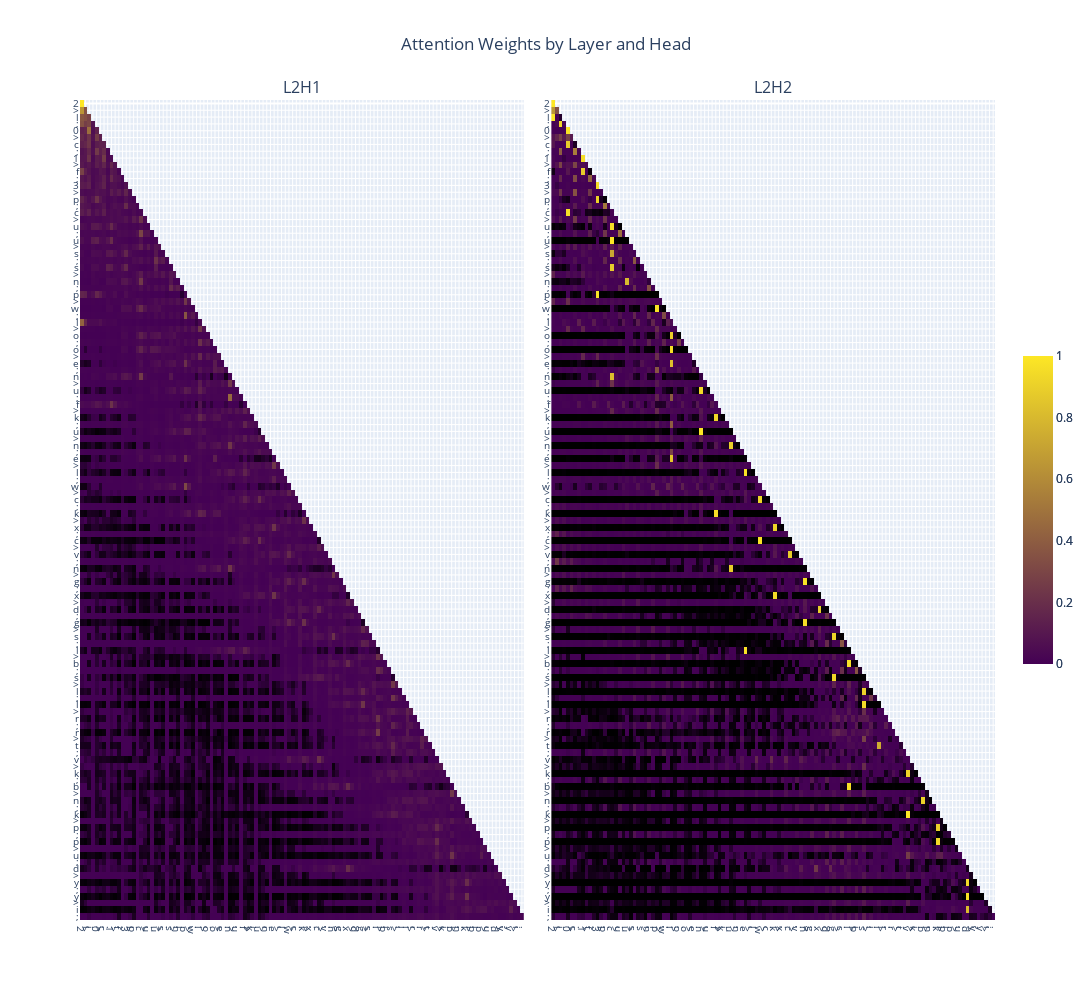

Write notebook code for a chart like this one.
### Markdown cell above
### Layer 2

### Code cell
weights = [attn_weight.detach().cpu().numpy()[0] for attn_weight in attn_weights]
plotly_fig = get_fig(weights, list(prompt), selected_layers=[1], selected_heads=[0, 1], selected_x_toks=list(range(120)), selected_y_toks=list(range(120)))
plotly_fig.show()

### Figure 1 — Plotly figure (JSON) as saved in the notebook; plotly's stock layout.template omitted (floating-point values rounded to 4 significant figures; data arrays with more than 128 entries replaced by an {"elided": "..."} marker saying what was removed)
{"data": [{"colorbar": {"len": 0.4}, "colorscale": [[0, "black"], [0.001, "rgb(68,1,84)"], [1, "rgb(253,231,37)"]], "type": "heatmap", "x": [0, 1, 2, 3, 4, 5, 6, 7, 8, 9, 10, 11, 12, 13, 14, 15, 16, 17, 18, 19, 20, 21, 22, 23, 24, 25, 26, 27, 28, 29, 30, 31, 32, 33, 34, 35, 36, 37, 38, 39, 40, 41, 42, 43, 44, 45, 46, 47, 48, 49, 50, 51, 52, 53, 54, 55, 56, 57, 58, 59, 60, 61, 62, 63, 64, 65, 66, 67, 68, 69, 70, 71, 72, 73, 74, 75, 76, 77, 78, 79, 80, 81, 82, 83, 84, 85, 86, 87, 88, 89, 90, 91, 92, 93, 94, 95, 96, 97, 98, 99, 100, 101, 102, 103, 104, 105, 106, 107, 108, 109, 110, 111, 112, 113, 114, 115, 116, 117, 118, 119], "xaxis": "x", "y": [0, 1, 2, 3, 4, 5, 6, 7, 8, 9, 10, 11, 12, 13, 14, 15, 16, 17, 18, 19, 20, 21, 22, 23, 24, 25, 26, 27, 28, 29, 30, 31, 32, 33, 34, 35, 36, 37, 38, 39, 40, 41, 42, 43, 44, 45, 46, 47, 48, 49, 50, 51, 52, 53, 54, 55, 56, 57, 58, 59, 60, 61, 62, 63, 64, 65, 66, 67, 68, 69, 70, 71, 72, 73, 74, 75, 76, 77, 78, 79, 80, 81, 82, 83, 84, 85, 86, 87, 88, 89, 90, 91, 92, 93, 94, 95, 96, 97, 98, 99, 100, 101, 102, 103, 104, 105, 106, 107, 108, 109, 110, 111, 112, 113, 114, 115, 116, 117, 118, 119], "yaxis": "y", "z": {"elided": "120x120 float values"}, "zmax": 1, "zmin": 0}, {"colorbar": {"len": 0.4}, "colorscale": [[0, "black"], [0.001, "rgb(68,1,84)"], [1, "rgb(253,231,37)"]], "type": "heatmap", "x": [0, 1, 2, 3, 4, 5, 6, 7, 8, 9, 10, 11, 12, 13, 14, 15, 16, 17, 18, 19, 20, 21, 22, 23, 24, 25, 26, 27, 28, 29, 30, 31, 32, 33, 34, 35, 36, 37, 38, 39, 40, 41, 42, 43, 44, 45, 46, 47, 48, 49, 50, 51, 52, 53, 54, 55, 56, 57, 58, 59, 60, 61, 62, 63, 64, 65, 66, 67, 68, 69, 70, 71, 72, 73, 74, 75, 76, 77, 78, 79, 80, 81, 82, 83, 84, 85, 86, 87, 88, 89, 90, 91, 92, 93, 94, 95, 96, 97, 98, 99, 100, 101, 102, 103, 104, 105, 106, 107, 108, 109, 110, 111, 112, 113, 114, 115, 116, 117, 118, 119], "xaxis": "x2", "y": [0, 1, 2, 3, 4, 5, 6, 7, 8, 9, 10, 11, 12, 13, 14, 15, 16, 17, 18, 19, 20, 21, 22, 23, 24, 25, 26, 27, 28, 29, 30, 31, 32, 33, 34, 35, 36, 37, 38, 39, 40, 41, 42, 43, 44, 45, 46, 47, 48, 49, 50, 51, 52, 53, 54, 55, 56, 57, 58, 59, 60, 61, 62, 63, 64, 65, 66, 67, 68, 69, 70, 71, 72, 73, 74, 75, 76, 77, 78, 79, 80, 81, 82, 83, 84, 85, 86, 87, 88, 89, 90, 91, 92, 93, 94, 95, 96, 97, 98, 99, 100, 101, 102, 103, 104, 105, 106, 107, 108, 109, 110, 111, 112, 113, 114, 115, 116, 117, 118, 119], "yaxis": "y2", "z": {"elided": "120x120 float values"}, "zmax": 1, "zmin": 0}], "layout": {"annotations": [{"font": {"size": 16}, "showarrow": false, "text": "L2H1", "x": 0.2425, "xanchor": "center", "xref": "paper", "y": 1, "yanchor": "bottom", "yref": "paper"}, {"font": {"size": 16}, "showarrow": false, "text": "L2H2", "x": 0.7575, "xanchor": "center", "xref": "paper", "y": 1, "yanchor": "bottom", "yref": "paper"}], "height": 1000, "showlegend": false, "title": {"text": "Attention Weights by Layer and Head", "x": 0.5}, "width": 2000, "xaxis": {"anchor": "y", "domain": [0, 0.485], "tickfont": {"size": 10}, "tickmode": "array", "ticktext": ["2", ">", "l", ";", "0", ">", "c", ";", "1", ">", "f", ";", "3", ">", "p", ";", "c", ">", "u", ";", "u", ">", "s", ";", "s", ">", "n", ";", "p", ">", "w", ";", "l", ">", "o", ";", "o", ">", "e", ";", "n", ">", "u", ";", "f", ">", "k", ";", "u", ">", "n", ";", "e", ">", "l", ";", "w", ">", "c", ";", "k", ">", "x", ";", "c", ">", "v", ";", "n", ">", "g", ";", "x", ">", "d", ";", "g", ">", "s", ";", "l", ">", "b", ";", "s", ">", "l", ";", "l", ">", "r", ";", "r", ">", "t", ";", "v", ">", "k", ";", "b", ">", "n", ";", "k", ">", "p", ";", "p", ">", "u", ";", "d", ">", "y", ";", "y", ">", "i", ";"], "tickvals": [0, 1, 2, 3, 4, 5, 6, 7, 8, 9, 10, 11, 12, 13, 14, 15, 16, 17, 18, 19, 20, 21, 22, 23, 24, 25, 26, 27, 28, 29, 30, 31, 32, 33, 34, 35, 36, 37, 38, 39, 40, 41, 42, 43, 44, 45, 46, 47, 48, 49, 50, 51, 52, 53, 54, 55, 56, 57, 58, 59, 60, 61, 62, 63, 64, 65, 66, 67, 68, 69, 70, 71, 72, 73, 74, 75, 76, 77, 78, 79, 80, 81, 82, 83, 84, 85, 86, 87, 88, 89, 90, 91, 92, 93, 94, 95, 96, 97, 98, 99, 100, 101, 102, 103, 104, 105, 106, 107, 108, 109, 110, 111, 112, 113, 114, 115, 116, 117, 118, 119], "type": "linear"}, "xaxis2": {"anchor": "y2", "domain": [0.515, 1], "tickfont": {"size": 10}, "tickmode": "array", "ticktext": ["2", ">", "l", ";", "0", ">", "c", ";", "1", ">", "f", ";", "3", ">", "p", ";", "c", ">", "u", ";", "u", ">", "s", ";", "s", ">", "n", ";", "p", ">", "w", ";", "l", ">", "o", ";", "o", ">", "e", ";", "n", ">", "u", ";", "f", ">", "k", ";", "u", ">", "n", ";", "e", ">", "l", ";", "w", ">", "c", ";", "k", ">", "x", ";", "c", ">", "v", ";", "n", ">", "g", ";", "x", ">", "d", ";", "g", ">", "s", ";", "l", ">", "b", ";", "s", ">", "l", ";", "l", ">", "r", ";", "r", ">", "t", ";", "v", ">", "k", ";", "b", ">", "n", ";", "k", ">", "p", ";", "p", ">", "u", ";", "d", ">", "y", ";", "y", ">", "i", ";"], "tickvals": [0, 1, 2, 3, 4, 5, 6, 7, 8, 9, 10, 11, 12, 13, 14, 15, 16, 17, 18, 19, 20, 21, 22, 23, 24, 25, 26, 27, 28, 29, 30, 31, 32, 33, 34, 35, 36, 37, 38, 39, 40, 41, 42, 43, 44, 45, 46, 47, 48, 49, 50, 51, 52, 53, 54, 55, 56, 57, 58, 59, 60, 61, 62, 63, 64, 65, 66, 67, 68, 69, 70, 71, 72, 73, 74, 75, 76, 77, 78, 79, 80, 81, 82, 83, 84, 85, 86, 87, 88, 89, 90, 91, 92, 93, 94, 95, 96, 97, 98, 99, 100, 101, 102, 103, 104, 105, 106, 107, 108, 109, 110, 111, 112, 113, 114, 115, 116, 117, 118, 119], "type": "linear"}, "yaxis": {"anchor": "x", "autorange": "reversed", "domain": [0, 1], "tickfont": {"size": 10}, "tickmode": "array", "ticktext": ["2", ">", "l", ";", "0", ">", "c", ";", "1", ">", "f", ";", "3", ">", "p", ";", "c", ">", "u", ";", "u", ">", "s", ";", "s", ">", "n", ";", "p", ">", "w", ";", "l", ">", "o", ";", "o", ">", "e", ";", "n", ">", "u", ";", "f", ">", "k", ";", "u", ">", "n", ";", "e", ">", "l", ";", "w", ">", "c", ";", "k", ">", "x", ";", "c", ">", "v", ";", "n", ">", "g", ";", "x", ">", "d", ";", "g", ">", "s", ";", "l", ">", "b", ";", "s", ">", "l", ";", "l", ">", "r", ";", "r", ">", "t", ";", "v", ">", "k", ";", "b", ">", "n", ";", "k", ">", "p", ";", "p", ">", "u", ";", "d", ">", "y", ";", "y", ">", "i", ";"], "tickvals": [0, 1, 2, 3, 4, 5, 6, 7, 8, 9, 10, 11, 12, 13, 14, 15, 16, 17, 18, 19, 20, 21, 22, 23, 24, 25, 26, 27, 28, 29, 30, 31, 32, 33, 34, 35, 36, 37, 38, 39, 40, 41, 42, 43, 44, 45, 46, 47, 48, 49, 50, 51, 52, 53, 54, 55, 56, 57, 58, 59, 60, 61, 62, 63, 64, 65, 66, 67, 68, 69, 70, 71, 72, 73, 74, 75, 76, 77, 78, 79, 80, 81, 82, 83, 84, 85, 86, 87, 88, 89, 90, 91, 92, 93, 94, 95, 96, 97, 98, 99, 100, 101, 102, 103, 104, 105, 106, 107, 108, 109, 110, 111, 112, 113, 114, 115, 116, 117, 118, 119], "type": "linear"}, "yaxis2": {"anchor": "x2", "autorange": "reversed", "domain": [0, 1], "tickfont": {"size": 10}, "tickmode": "array", "ticktext": ["2", ">", "l", ";", "0", ">", "c", ";", "1", ">", "f", ";", "3", ">", "p", ";", "c", ">", "u", ";", "u", ">", "s", ";", "s", ">", "n", ";", "p", ">", "w", ";", "l", ">", "o", ";", "o", ">", "e", ";", "n", ">", "u", ";", "f", ">", "k", ";", "u", ">", "n", ";", "e", ">", "l", ";", "w", ">", "c", ";", "k", ">", "x", ";", "c", ">", "v", ";", "n", ">", "g", ";", "x", ">", "d", ";", "g", ">", "s", ";", "l", ">", "b", ";", "s", ">", "l", ";", "l", ">", "r", ";", "r", ">", "t", ";", "v", ">", "k", ";", "b", ">", "n", ";", "k", ">", "p", ";", "p", ">", "u", ";", "d", ">", "y", ";", "y", ">", "i", ";"], "tickvals": [0, 1, 2, 3, 4, 5, 6, 7, 8, 9, 10, 11, 12, 13, 14, 15, 16, 17, 18, 19, 20, 21, 22, 23, 24, 25, 26, 27, 28, 29, 30, 31, 32, 33, 34, 35, 36, 37, 38, 39, 40, 41, 42, 43, 44, 45, 46, 47, 48, 49, 50, 51, 52, 53, 54, 55, 56, 57, 58, 59, 60, 61, 62, 63, 64, 65, 66, 67, 68, 69, 70, 71, 72, 73, 74, 75, 76, 77, 78, 79, 80, 81, 82, 83, 84, 85, 86, 87, 88, 89, 90, 91, 92, 93, 94, 95, 96, 97, 98, 99, 100, 101, 102, 103, 104, 105, 106, 107, 108, 109, 110, 111, 112, 113, 114, 115, 116, 117, 118, 119], "type": "linear"}}}
